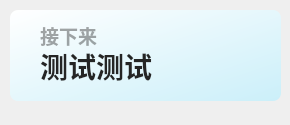
<?xml version="1.0" encoding="UTF-8"?>
<ui version="4.0">
 <class>Theme</class>
 <widget class="QWidget" name="Form">
  <property name="geometry">
   <rect>
    <x>0</x>
    <y>0</y>
    <width>290</width>
    <height>125</height>
   </rect>
  </property>
  <property name="minimumSize">
   <size>
    <width>0</width>
    <height>100</height>
   </size>
  </property>
  <property name="maximumSize">
   <size>
    <width>16777215</width>
    <height>65536</height>
   </size>
  </property>
  <property name="windowTitle">
   <string>更多活动</string>
  </property>
  <widget class="QLabel" name="next_subtitle">
   <property name="geometry">
    <rect>
     <x>40</x>
     <y>20</y>
     <width>211</width>
     <height>31</height>
    </rect>
   </property>
   <property name="font">
    <font>
     <family>Microsoft YaHei UI</family>
     <pointsize>14</pointsize>
     <weight>75</weight>
     <bold>true</bold>
    </font>
   </property>
   <property name="styleSheet">
    <string notr="true">color: rgba(0, 0, 0, 90);
font-weight: bold;</string>
   </property>
   <property name="text">
    <string>接下来</string>
   </property>
   <property name="textFormat">
    <enum>Qt::PlainText</enum>
   </property>
   <property name="alignment">
    <set>Qt::AlignLeading|Qt::AlignLeft|Qt::AlignVCenter</set>
   </property>
  </widget>
  <widget class="QLabel" name="next_lesson_text">
   <property name="geometry">
    <rect>
     <x>40</x>
     <y>40</y>
     <width>221</width>
     <height>51</height>
    </rect>
   </property>
   <property name="font">
    <font>
     <family>Microsoft YaHei UI</family>
     <pointsize>21</pointsize>
     <weight>75</weight>
     <bold>true</bold>
    </font>
   </property>
   <property name="styleSheet">
    <string notr="true">border: none;
color: rgba(37, 37, 37, 255);
font-weight: bold</string>
   </property>
   <property name="text">
    <string>测试测试</string>
   </property>
   <property name="textFormat">
    <enum>Qt::PlainText</enum>
   </property>
   <property name="alignment">
    <set>Qt::AlignLeading|Qt::AlignLeft|Qt::AlignVCenter</set>
   </property>
  </widget>
  <widget class="QLabel" name="backgnd">
   <property name="geometry">
    <rect>
     <x>10</x>
     <y>10</y>
     <width>271</width>
     <height>91</height>
    </rect>
   </property>
   <property name="styleSheet">
    <string notr="true">background-color: qlineargradient(spread:pad, x1:1, y1:1, x2:0, y2:0, stop:0 rgba(203, 239, 249, 255), stop:1 rgba(255, 255, 255, 255));
border-radius: 8px</string>
   </property>
   <property name="text">
    <string/>
   </property>
  </widget>
  <widget class="QLabel" name="img">
   <property name="geometry">
    <rect>
     <x>180</x>
     <y>10</y>
     <width>91</width>
     <height>91</height>
    </rect>
   </property>
   <property name="styleSheet">
    <string notr="true"/>
   </property>
   <property name="pixmap">
    <pixmap>img/4.png</pixmap>
   </property>
   <property name="scaledContents">
    <bool>true</bool>
   </property>
  </widget>
  <zorder>backgnd</zorder>
  <zorder>img</zorder>
  <zorder>next_subtitle</zorder>
  <zorder>next_lesson_text</zorder>
 </widget>
 <resources/>
 <connections/>
</ui>
